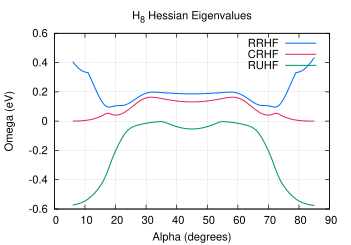

Reproduce this figure in gnuplot.
set term postscript enhanced eps color "Palatino" 16
set size 0.7, 0.7
set encoding iso

# Set line styles
set style line  1 lt 1 lw 3 lc rgb "#0070FF" pt 6    # blue
set style line  2 lt 1 lw 3 lc rgb "#E52B50" pt 6    # red
set style line  3 lt 1 lw 3 lc rgb "#009A63" pt 6    # green
set style line  4 lt 1 lw 3 lc rgb "#702963" pt 6    # purple
set style line  5 lt 1 lw 3 lc rgb "#F28500" pt 6    # orange
set style line  6 lt 1 lw 3 lc rgb "#00BFFF" pt 6    # deep sky blue
set style line  7 lt 1 lw 3 lc rgb "#FF91A4" pt 6    # pink
set style line  8 lt 1 lw 3 lc rgb "#50C878" pt 6    # light green
set style line  9 lt 1 lw 3 lc rgb "#C9A0DC" pt 6    # lavender
set style line 10 lt 1 lw 3 lc rgb "#000000" pt 6    # black
set style line 11 lt 2 lw 3 lc rgb "#0070FF" pt 6    # blue
set style line 12 lt 2 lw 3 lc rgb "#E52B50" pt 6    # red
set style line 13 lt 2 lw 3 lc rgb "#009A63" pt 6    # green
set style line 14 lt 2 lw 3 lc rgb "#702963" pt 6    # purple
set style line 15 lt 2 lw 3 lc rgb "#F28500" pt 6    # orange
set style line 16 lt 2 lw 3 lc rgb "#00BFFF" pt 6    # deep sky blue
set style line 17 lt 2 lw 3 lc rgb "#FF91A4" pt 6    # pink
set style line 18 lt 2 lw 3 lc rgb "#50C878" pt 6    # light green
set style line 19 lt 2 lw 3 lc rgb "#C9A0DC" pt 6    # lavender
set style line 20 lt 2 lw 3 lc rgb "#000000" pt 6    # black
set style line 100 lt 1 lw 1 lc rgb "#FFFFFF"

set title "H_{8} Hessian Eigenvalues"
set xlabel "Alpha (degrees)"
set ylabel "Omega (eV)"
set xtics 0, 10.0
#set x2tics ( 45.00 ) format "" scale 0
set grid xtics x2tics ytics

set output "h8_2rows_hess.eps"
set xrange [0:*]
set yrange [*:*]
plot "h8_2rows_hess" u 1:3 w l ls 1 ti "RRHF",  \
     "h8_2rows_hess" u 1:4 w l ls 2 ti "CRHF",  \
     "h8_2rows_hess" u 1:5 w l ls 3 ti "RUHF"
